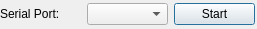
<?xml version="1.0" encoding="UTF-8"?>
<ui version="4.0">
 <class>Port_Public_Dialog</class>
 <widget class="QDialog" name="Port_Public_Dialog">
  <property name="geometry">
   <rect>
    <x>0</x>
    <y>0</y>
    <width>257</width>
    <height>29</height>
   </rect>
  </property>
  <property name="windowTitle">
   <string>Dialog</string>
  </property>
  <widget class="QWidget" name="layoutWidget">
   <property name="geometry">
    <rect>
     <x>0</x>
     <y>0</y>
     <width>255</width>
     <height>28</height>
    </rect>
   </property>
   <layout class="QHBoxLayout" name="horizontalLayout">
    <item>
     <widget class="QLabel" name="label">
      <property name="text">
       <string>Serial Port:</string>
      </property>
     </widget>
    </item>
    <item>
     <widget class="QComboBox" name="comboBox"/>
    </item>
    <item>
     <widget class="QPushButton" name="pushButton">
      <property name="text">
       <string>Start</string>
      </property>
      <property name="checkable">
       <bool>true</bool>
      </property>
     </widget>
    </item>
   </layout>
  </widget>
 </widget>
 <resources/>
 <connections/>
</ui>
